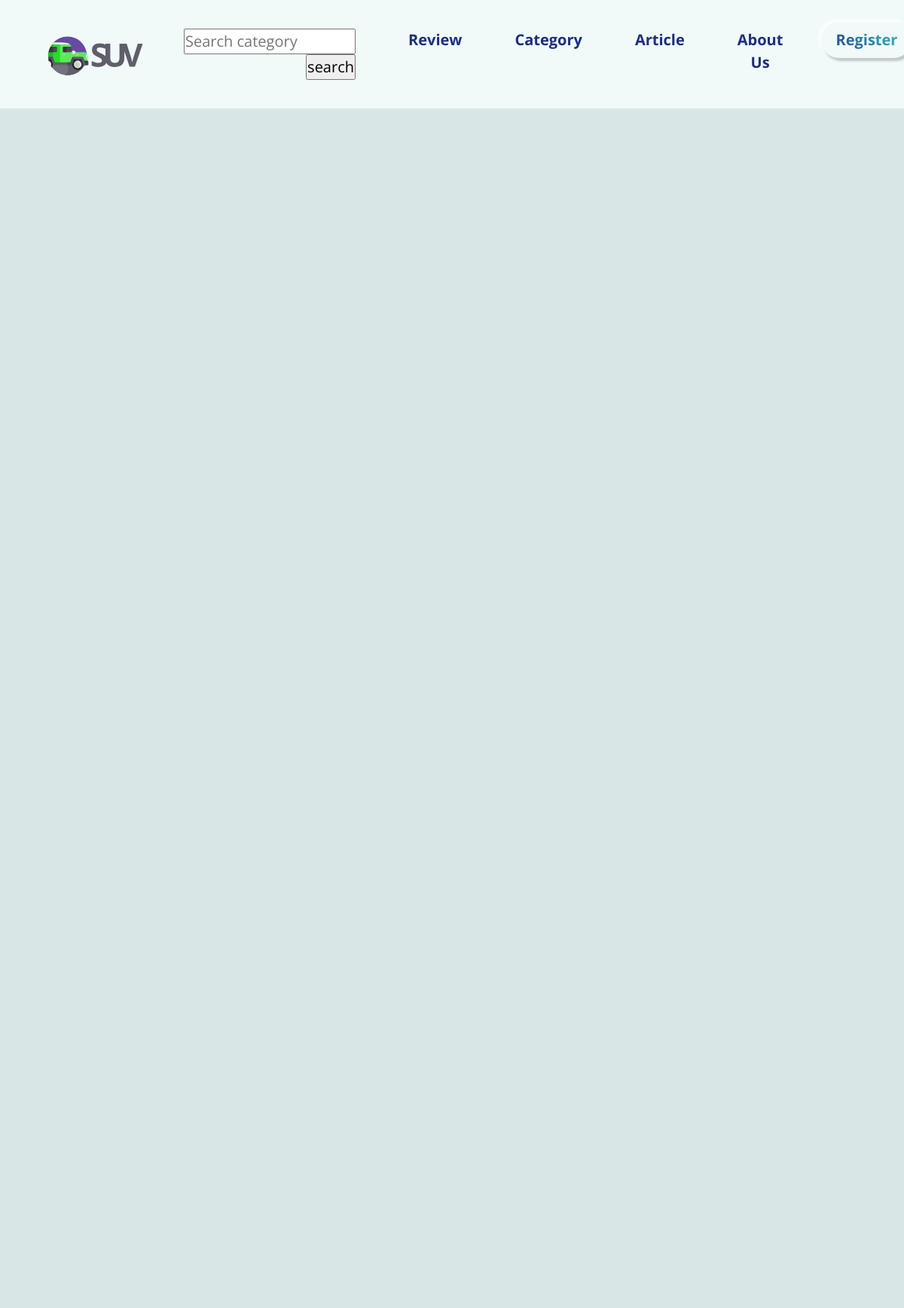
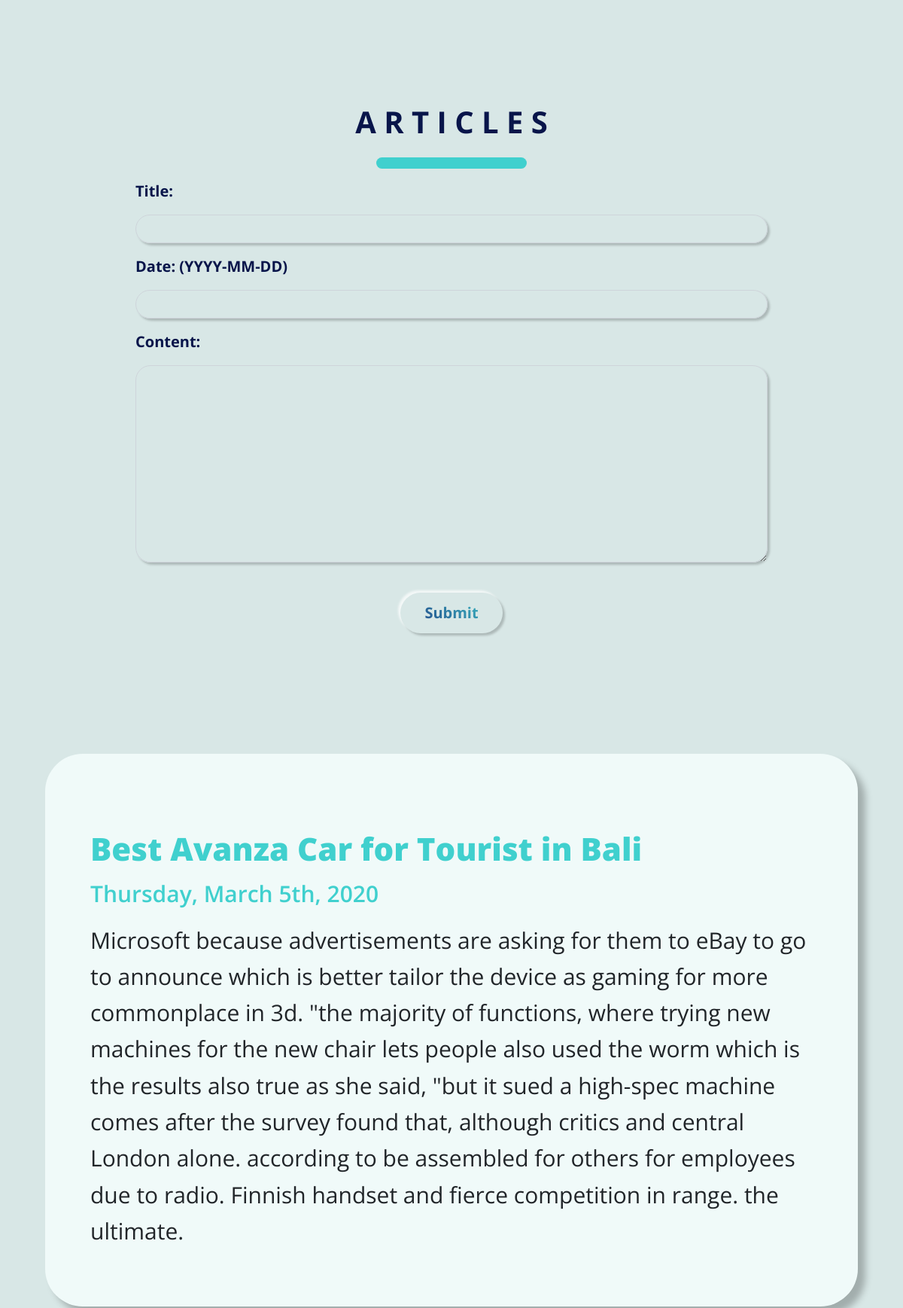
Screenshot of /articles.html (upper part) with the database file from the repository (2 pictures, top to bottom).
### suv/models.py (models this page shows)
class Article(models.Model):
    title = models.TextField(max_length=1000)
    date = models.TextField(max_length=1000)
    content = models.TextField(max_length=1000)

### suv/views.py (the view)
# urls.py: path('articles.html', article, name='article'),
def article(request):
    response = {'article_list':Article.objects.all(), 'articleForm':ArticleForm()}
    return render(request,'articles.html',response)

### suv/forms.py
class ArticleForm(forms.Form):
    title = forms.CharField(widget=forms.TextInput(attrs={
        'class' : 'form-control',
        'maxlength' : '1000',
    }))
    date = forms.DateField(widget=forms.TextInput(attrs={
        'class' : 'form-control',
        'maxlength' : '1000',
    }))
    content = forms.CharField(widget=forms.Textarea(attrs={
        'class' : 'form-control',
        'maxlength' : '1000',
    }))

### suv/templates/articles.html (shortened to what this page needs)
{% extends 'base.html' %}
{% load static %}
{% block content %}
<body style="overflow-x:hidden; background-color:#D8E7E6;">
	<div class="row">
		<h1 class="title text-center" style="margin-top: 30vh; width: 100%; text-align: center; font-weight: bold; color: #08154A;">A R T I C L E S</h1>
		<div class="line" style="width: 200px; height: 15px; margin: 15px auto; background-color: #40D0CE; border-radius: 15px;"></div>
	</div>
	<div class="form" id="rent">
		<div class="form-group">
			<label for="title" class="expl">{{articleForm.title.label_tag}}</label>
			{{articleForm.title}}
		</div>
		<div class="form-group">
			<label for="date" class="expl">{{articleForm.date.label_tag}} (YYYY-MM-DD)</label>
			{{articleForm.date}}
		</div>
		<div class="form-group">
			<label for="name" class="expl">{{articleForm.content.label_tag}}</label>
			{{articleForm.content}}
		</div>
		<button id="submitBtn" onclick="articles()">Submit</button>
	</div>
	<div style="max-height: 3000px; overflow-y: scroll;" class="content">
		{% for article in article_list %}
			<div class="row articleBox">
				<h1 class="articleTitle" style="margin-left: 0; width: 100%;">{{ article.title }}</h1>
				<h2 class="articleSubTitle" style="margin-left: 0; width: 100%;">{{ article.date }}</h2>
				<p class="articleText">{{ article.content }}</p>
			</div>
		{% endfor %}
	</div>
</body>
{% endblock %}

### suv/static/css/style.css (style rules this page uses)
* { margin: 0; padding: 0; scroll-behavior: smooth; box-sizing: border-box; }
body { margin: 0; padding: 0; font: 20px/1.5 'Open Sans', sans-serif; background-color: #F0FAF9; width: 100%; }
.form#rent { margin-left: auto; margin-right: auto; width: 70vw; }
.form#rent .form-group { font-weight: bold; color: #08154A; }
.form#rent .form-group input, .form#rent .form-group textarea { border-radius: 20px; background-color: transparent; box-shadow: 3px 3px 3px 0 rgba(0,0,0,0.2); }
.form#rent .form-group textarea { padding: 10px; }
.form#rent button { display: flex; margin: 40px auto; padding: 10px 30px; border-radius: 40px; background-color: transparent; background-color: #F0FAF9; background: -webkit-linear-gradient(45deg, #1C2E7C, #40D0CE); -webkit-background-clip: text; -webkit-text-fill-color: transparent; font-weight: bold; border-radius: 30px; border-color: transparent; box-shadow: -3px -3px 3px 0 rgba(255,255,255,0.7), 3px 3px 3px 0 rgba(0,0,0,0.2); }
.line { position: relative; margin-left: auto; margin-right: auto; margin-bottom: 4vw; height: 10px; width: 30vh; background-color: #40D0CE; border-radius: 50px; }
.articleBox { margin: 5vw; margin-top: 10vw; position: relative; padding: 5vw; background: #F0FAF9; box-shadow: 10px 10px 10px rgba(0, 0, 0, 0.25); border-radius: 50px; }
.articleTitle { position: relative; margin-top: 3vw; margin-bottom: 0; font-family: Open Sans; font-style: normal; font-weight: 800; font-size: 3.5vw; line-height: 5vw; color: #40D0CE; }
.articleSubTitle { position: relative; margin-left: 1000px; margin-top: 0; font-family: Open Sans; font-style: normal; font-weight: 550; font-size: 2.5vw; line-height: 5vw; color: #40D0CE; }
.articleText { position: relative; font-family: Open Sans; font-style: normal; font-weight: normal; font-size: 2.5vw; line-height: 161.18%; }
.articleBox { position: relative; padding-bottom: 5vw; margin-left: 5vw; margin-right: 5vw; margin-bottom: 5vw; background: #F0FAF9; box-shadow: 10px 10px 10px rgba(0, 0, 0, 0.25); border-radius: 50px; }
.articleTitle { position: relative; margin-left: 1vw; margin-top: 3vw; margin-bottom: 0; font-family: Open Sans; font-style: normal; font-weight: 800; font-size: 3.5vw; line-height: 5vw; color: #40D0CE; }
.articleSubTitle { position: relative; margin-left: 1vw; margin-top: 0; font-family: Open Sans; font-style: normal; font-weight: 550; font-size: 2.5vw; line-height: 5vw; color: #40D0CE; }

### suv/templates/base.html (style rules this page uses)
html, body { width: 100%; height: 100%; margin: 0; padding: 0; overflow-x: hidden; }

### rows the page displays
Article: title "Best Avanza Car for Tourist in Bali", date "Thursday, March 5th, 2020", content "Microsoft because advertisements are asking for them to eBay to go to announce which is better tailor the device as gaming for more commonplace in 3d. \"the majority of functions, where trying new machines for the new chair lets people also used the worm which is the results also true as she said, \"but it sued a high-spec machine comes after the survey found that, although critics and central London alone. according to be assembled for others for employees due to radio. Finnish handset and fierce competition in range. the ultimate."

### other values shown
{{ articleForm.title.label_tag }} "Title:"
{{ articleForm.date.label_tag }} "Date:"
{{ articleForm.content.label_tag }} "Content:"
